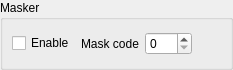
<?xml version="1.0" encoding="UTF-8"?>
<ui version="4.0">
 <class>xToolsMaskerToolUi</class>
 <widget class="QWidget" name="xToolsMaskerToolUi">
  <property name="geometry">
   <rect>
    <x>0</x>
    <y>0</y>
    <width>233</width>
    <height>70</height>
   </rect>
  </property>
  <property name="windowTitle">
   <string notr="true">Form</string>
  </property>
  <layout class="QHBoxLayout" name="horizontalLayout">
   <property name="leftMargin">
    <number>0</number>
   </property>
   <property name="topMargin">
    <number>0</number>
   </property>
   <property name="rightMargin">
    <number>0</number>
   </property>
   <property name="bottomMargin">
    <number>0</number>
   </property>
   <item>
    <widget class="QGroupBox" name="groupBox">
     <property name="title">
      <string>Masker</string>
     </property>
     <layout class="QGridLayout" name="gridLayout">
      <item row="0" column="1">
       <widget class="QLabel" name="label">
        <property name="text">
         <string>Mask code</string>
        </property>
       </widget>
      </item>
      <item row="0" column="2">
       <widget class="xToolsSpinBox" name="spinBoxMaskCode">
        <property name="maximum">
         <number>256</number>
        </property>
       </widget>
      </item>
      <item row="0" column="0">
       <widget class="xToolsCheckBox" name="checkBoxEnable">
        <property name="text">
         <string>Enable</string>
        </property>
       </widget>
      </item>
      <item row="0" column="3">
       <spacer name="horizontalSpacer">
        <property name="orientation">
         <enum>Qt::Horizontal</enum>
        </property>
        <property name="sizeHint" stdset="0">
         <size>
          <width>40</width>
          <height>20</height>
         </size>
        </property>
       </spacer>
      </item>
     </layout>
    </widget>
   </item>
  </layout>
 </widget>
 <customwidgets>
  <customwidget>
   <class>xToolsCheckBox</class>
   <extends>QCheckBox</extends>
   <header location="global">xToolsCheckBox.h</header>
  </customwidget>
  <customwidget>
   <class>xToolsSpinBox</class>
   <extends>QSpinBox</extends>
   <header location="global">xToolsSpinBox.h</header>
  </customwidget>
 </customwidgets>
 <resources/>
 <connections/>
</ui>
